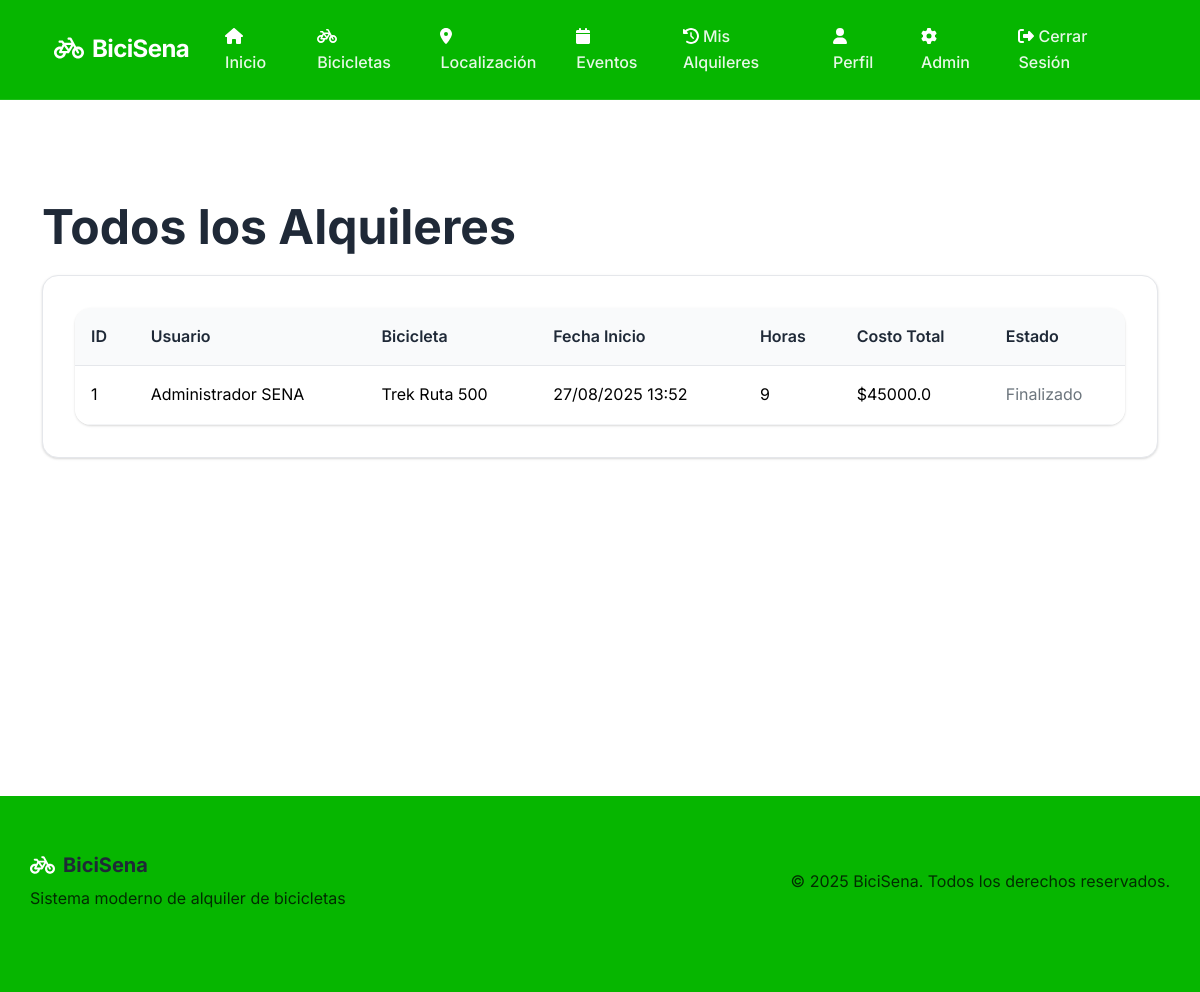
Screenshot of /admin/alquileres (signed in) with the database file from the repository.
### app.py (models this page shows)
class Alquiler(db.Model):
    id = db.Column(db.Integer, primary_key=True)
    usuario_id = db.Column(db.Integer, db.ForeignKey('usuario.id'), nullable=False)
    bicicleta_id = db.Column(db.Integer, db.ForeignKey('bicicleta.id'), nullable=False)
    fecha_inicio = db.Column(db.DateTime, nullable=False, default=datetime.utcnow)
    fecha_fin = db.Column(db.DateTime)
    horas_alquiler = db.Column(db.Integer, nullable=False)
    costo_total = db.Column(db.Float, nullable=False)
    estado = db.Column(db.String(20), default='activo')

class Usuario(db.Model):
    id = db.Column(db.Integer, primary_key=True)
    nombre = db.Column(db.String(100), nullable=False)
    email = db.Column(db.String(100), unique=True, nullable=False)
    password = db.Column(db.String(200), nullable=False)
    tipo = db.Column(db.String(20), default='usuario')
    telefono = db.Column(db.String(15))
    documento = db.Column(db.String(20), unique=True)
    created_at = db.Column(db.DateTime, default=datetime.utcnow)
    alquileres = db.relationship('Alquiler', backref='usuario', lazy=True)
    eventos_participantes = db.relationship('Participante', backref='usuario', lazy=True)

class Bicicleta(db.Model):
    id = db.Column(db.Integer, primary_key=True)
    modelo = db.Column(db.String(100), nullable=False)
    marca = db.Column(db.String(100), nullable=False)
    tipo = db.Column(db.String(50), nullable=False)
    color = db.Column(db.String(50))
    estado = db.Column(db.String(20), default='disponible')
    precio_hora = db.Column(db.Float, nullable=False)
    imagen_url = db.Column(db.String(200), default='/static/images/bike-default.jpg')
    descripcion = db.Column(db.Text)
    latitud = db.Column(db.Float)
    longitud = db.Column(db.Float)
    direccion = db.Column(db.String(200))
    alquileres = db.relationship('Alquiler', backref='bicicleta', lazy=True)

### app.py (the view)
@app.route('/admin/alquileres')
def admin_alquileres():
    if 'user_id' not in session or session.get('user_tipo') != 'admin':
        flash('Acceso restringido. Se requieren permisos de administrador.', 'danger')
        return redirect(url_for('index'))
    alquileres = Alquiler.query.order_by(Alquiler.fecha_inicio.desc()).all()
    return render_template('admin/admin_alquileres.html', alquileres=alquileres)

### templates/admin/admin_alquileres.html (shortened to what this page needs)
{% extends "base.html" %}
{% block content %}
<h1>Todos los Alquileres</h1>
<div class="card">
    <div class="card-body">
        <table class="table">
            <thead>
                <tr>
                    <th>ID</th>
                    <th>Usuario</th>
                    <th>Bicicleta</th>
                    <th>Fecha Inicio</th>
                    <th>Horas</th>
                    <th>Costo Total</th>
                    <th>Estado</th>
                </tr>
            </thead>
            <tbody>
                {% for alquiler in alquileres %}
                <tr>
                    <td>{{ alquiler.id }}</td>
                    <td>{{ alquiler.usuario.nombre }}</td>
                    <td>{{ alquiler.bicicleta.marca }} {{ alquiler.bicicleta.modelo }}</td>
                    <td>{{ alquiler.fecha_inicio.strftime('%d/%m/%Y %H:%M') }}</td>
                    <td>{{ alquiler.horas_alquiler }}</td>
                    <td>${{ alquiler.costo_total }}</td>
                    <td>
                        <span class="{% if alquiler.estado == 'activo' %}text-success{% else %}text-secondary{% endif %}">
                            {{ alquiler.estado|capitalize }}
                        </span>
                    </td>
                </tr>
                {% endfor %}
            </tbody>
        </table>
    </div>
</div>
{% endblock %}

### static/styles.css (style rules this page uses)
:root { --primary-green: #06b600; --primary-green-light: #008d00; --primary-green-dark: #008d00; --secondary-green: #dcfce7; --text-primary: #1f2937; --text-secondary: #000000; --text-light: #9ca3af; --background: #ffffff; --surface: #f9fafb; --border: #e5e7eb; --border-light: #f3f4f6; --shadow-light: 0 1px 3px 0 rgba(0, 0, 0, 0.1), 0 1px 2px 0 rgba(0, 0, 0, 0.06); --shadow-medium: 0 4px 6px -1px rgba(0, 0, 0, 0.1), 0 2px 4px -1px rgba(0, 0, 0, 0.06); --shadow-large: 0 10px 15px -3px rgba(0, 0, 0, 0.1), 0 4px 6px -2px rgba(0, 0, 0, 0.05); --radius: 12px; --radius-large: 16px; --radius-small: 8px; }
* { margin: 0; padding: 0; box-sizing: border-box; }
body { font-family: 'Inter', -apple-system, BlinkMacSystemFont, 'Segoe UI', Roboto, sans-serif; line-height: 1.6; color: var(--text-primary); background-color: var(--background); font-weight: 400; -webkit-font-smoothing: antialiased; -moz-osx-font-smoothing: grayscale; }
h1, h2, h3, h4, h5, h6 { font-weight: 600; line-height: 1.3; color: var(--text-primary); margin-bottom: 1rem; }
h1 { font-size: 3rem; font-weight: 700; }
.card { background: var(--background); border: 1px solid var(--border); border-radius: var(--radius-large); box-shadow: var(--shadow-light); transition: all 0.3s ease; overflow: hidden; }
.card-body { padding: 2rem; }
.table { background: var(--background); border-radius: var(--radius-large); overflow: hidden; box-shadow: var(--shadow-light); margin-bottom: 0; }
.table th { background: var(--surface); font-weight: 600; color: var(--text-primary); border-bottom: 1px solid var(--border); padding: 1rem; }
.table td { padding: 1rem; border-bottom: 1px solid var(--border-light); color: var(--text-secondary); }
* { transition: color 0.2s ease, background-color 0.2s ease, border-color 0.2s ease, transform 0.2s ease, box-shadow 0.2s ease; }

### rows the page displays
Alquiler: id "1", usuario.nombre "Administrador SENA", bicicleta.marca "Trek", bicicleta.modelo "Ruta 500", fecha_inicio "27/08/2025 13:52", horas_alquiler "9", costo_total "45000.0", estado "Finalizado"
